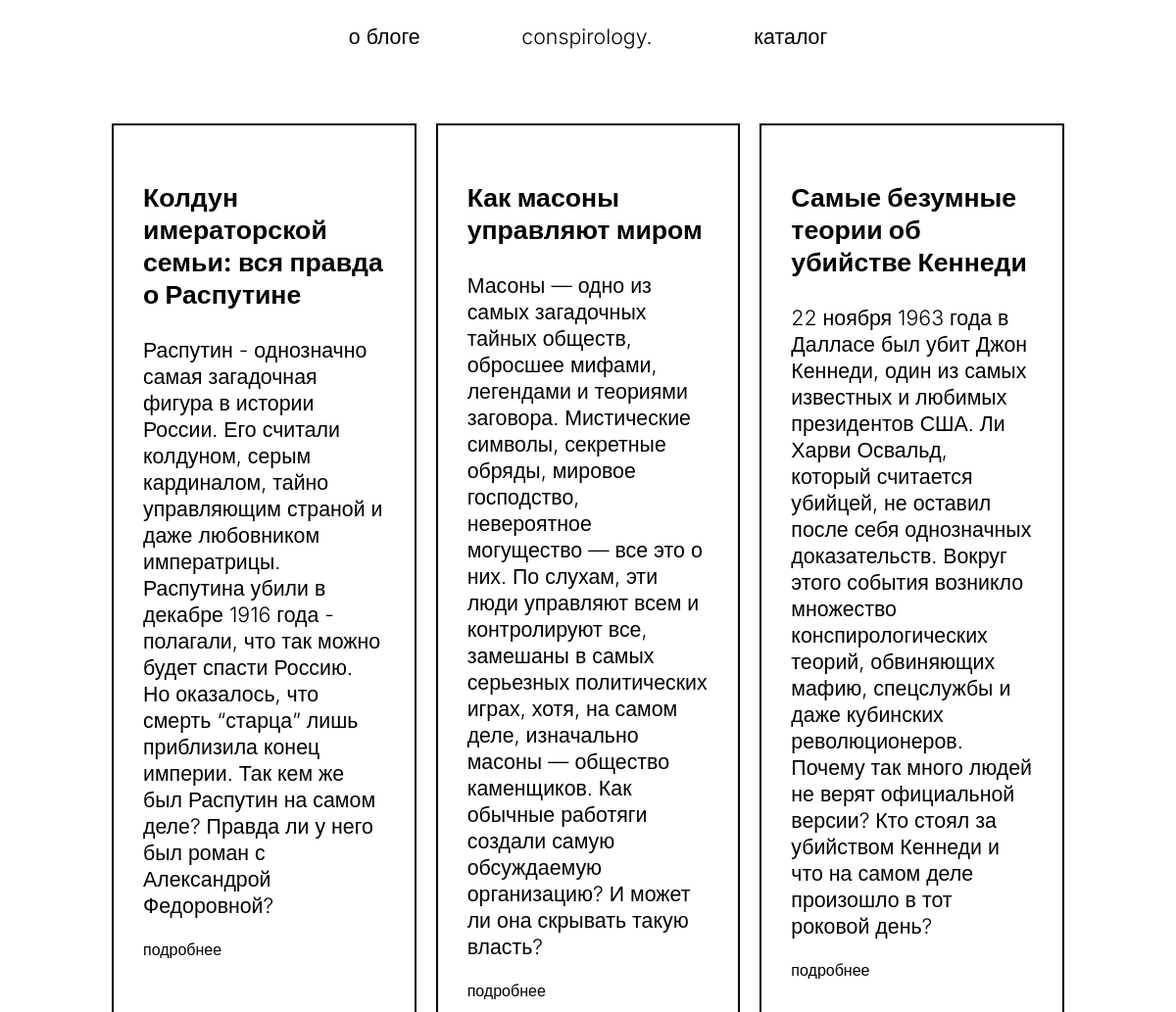
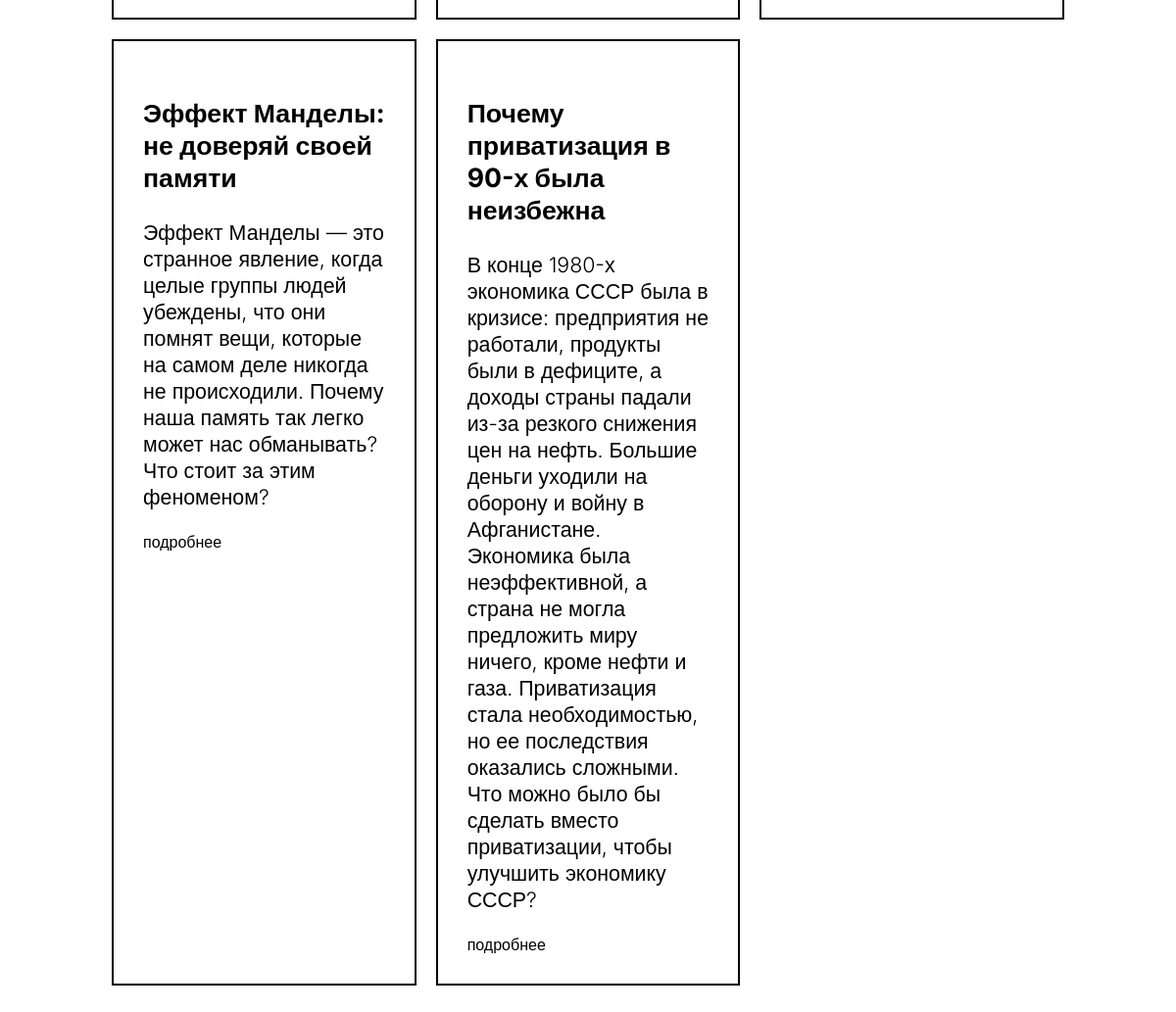
Page /catalog/ on the committed database (2 pictures, top to bottom).
### catalog/models.py (models this page shows, shortened)
class Post(models.Model):
    name = models.CharField(max_length=150, blank=False)
    description = models.CharField(max_length=1000)

### catalog/views.py (the view)
# urls.py: path('', catalog_page),
def catalog_page(request):
    posts = Post.objects.all()
    data = {"menu": MENU, "posts": posts}
    return render(request,"./catalog.html", context=data)

### templates/catalog.html
{% extends 'base.html' %}
{% load static %}
{% block content %}
<div class = "grid-card">
{% for el in posts %}
    <div class = "card">
        <h3>{{el.name}}</h3>
        <p>{{el.description}}</p>
        <a href="/post">подробнее</a>
    </div>
{% endfor %}
</div>
{% endblock %}

### templates/base.html (shortened to what this page needs)
{% load static %}
<!DOCTYPE html>
<html lang="ru">
<head>
    <link rel="stylesheet" href="{% static 'css/style.css' %}">
</head>
<body>
    <div class="container">
        <header>
            <ul class="hr">
                {% for key, value in menu.items %}
                <li><p><a href="{{ value }}">{{ key }}</a></p></li>
                {% endfor %}
            </ul>
        </header>
        <div class="content">
            {% block content %}
            {% endblock %}
        </div>
    </div>
</body>
</html>

### static/css/style.css (style rules this page uses)
html { margin: 0 8% 2% 8%; font-family: "Inter", sans-serif; color: black; }
header { text-align: center; line-height: 100%; }
ul.hr { list-style: none; margin: 0; padding: 0; }
ul.hr li { display: inline-block; padding: 0 5% 0 5%; }
a { text-decoration: none; color: black; }
h3 { font-size: 20pt; }
p { font-size: 16pt; font-weight: 300; }
.grid-card { margin-top: 5%; margin-bottom: 5%; display: grid; grid-template-columns: repeat(3, 1fr); gap: 20px; padding: 10px; }
.card { padding: 30px; border: 2px solid black; }

### rows in the picture
Post: name "Колдун имераторской семьи: вся правда о Распутине", description "Распутин - однозначно самая загадочная фигура в истории России. Его считали колдуном, серым кардиналом, тайно управляющим страной и даже любовником императрицы. Распутина убили в декабре 1916 года - полагали, что так можно будет спасти Россию. Но оказалось, что смерть “старца” лишь приблизила конец империи. Так кем же был Распутин на самом деле? Правда ли у него был роман с Александрой Федоровной?"
Post: name "Как масоны управляют миром", description "Масоны — одно из самых загадочных тайных обществ, обросшее мифами, легендами и теориями заговора. Мистические символы, секретные обряды, мировое господство, невероятное могущество — все это о них. По слухам, эти люди управляют всем и контролируют все, замешаны в самых серьезных политических играх, хотя, на самом деле, изначально масоны — общество каменщиков. Как обычные работяги создали самую обсуждаемую организацию? И может ли она скрывать такую власть?"
Post: name "Самые безумные теории об убийстве Кеннеди", description "22 ноября 1963 года в Далласе был убит Джон Кеннеди, один из самых известных и любимых президентов США. Ли Харви Освальд, который считается убийцей, не оставил после себя однозначных доказательств. Вокруг этого события возникло множество конспирологических теорий, обвиняющих мафию, спецслужбы и даже кубинских революционеров. Почему так много людей не верят официальной версии? Кто стоял за убийством Кеннеди и что на самом деле произошло в тот роковой день?"
Post: name "Эффект Манделы: не доверяй своей памяти", description "Эффект Манделы — это странное явление, когда целые группы людей убеждены, что они помнят вещи, которые на самом деле никогда не происходили. Почему наша память так легко может нас обманывать? Что стоит за этим феноменом?"
Post: name "Почему приватизация в 90-х была неизбежна", description "В конце 1980-х экономика СССР была в кризисе: предприятия не работали, продукты были в дефиците, а доходы страны падали из-за резкого снижения цен на нефть. Большие деньги уходили на оборону и войну в Афганистане. Экономика была неэффективной, а страна не могла предложить миру ничего, кроме нефти и газа. Приватизация стала необходимостью, но ее последствия оказались сложными. Что можно было бы сделать вместо приватизации, чтобы улучшить экономику СССР?"

### other values in the picture
{{ key }} "о блоге" "conspirology." "каталог"
